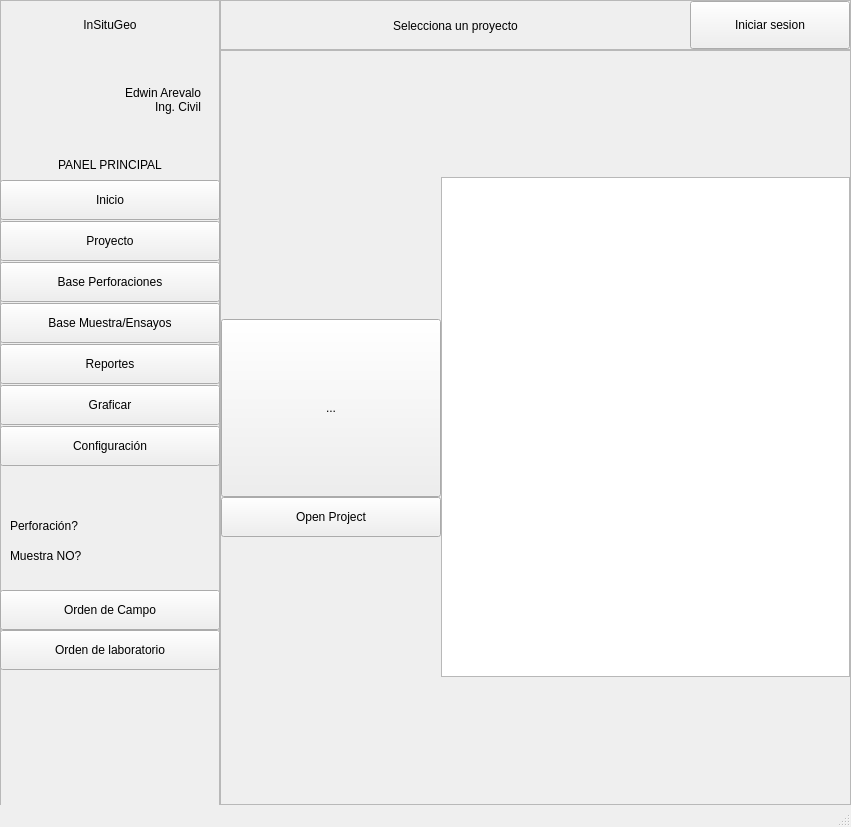
<?xml version="1.0" encoding="UTF-8"?>
<ui version="4.0">
 <class>MainWindow</class>
 <widget class="QMainWindow" name="MainWindow">
  <property name="geometry">
   <rect>
    <x>0</x>
    <y>0</y>
    <width>851</width>
    <height>827</height>
   </rect>
  </property>
  <property name="minimumSize">
   <size>
    <width>600</width>
    <height>600</height>
   </size>
  </property>
  <property name="windowTitle">
   <string>MainWindow</string>
  </property>
  <property name="styleSheet">
   <string notr="true"/>
  </property>
  <property name="iconSize">
   <size>
    <width>24</width>
    <height>24</height>
   </size>
  </property>
  <property name="toolButtonStyle">
   <enum>Qt::ToolButtonIconOnly</enum>
  </property>
  <widget class="QWidget" name="centralwidget">
   <layout class="QHBoxLayout" name="horizontalLayout">
    <property name="spacing">
     <number>0</number>
    </property>
    <property name="leftMargin">
     <number>0</number>
    </property>
    <property name="topMargin">
     <number>0</number>
    </property>
    <property name="rightMargin">
     <number>0</number>
    </property>
    <property name="bottomMargin">
     <number>0</number>
    </property>
    <item>
     <widget class="QFrame" name="frameBotones">
      <property name="sizePolicy">
       <sizepolicy hsizetype="Minimum" vsizetype="Minimum">
        <horstretch>0</horstretch>
        <verstretch>0</verstretch>
       </sizepolicy>
      </property>
      <property name="minimumSize">
       <size>
        <width>220</width>
        <height>900</height>
       </size>
      </property>
      <property name="maximumSize">
       <size>
        <width>220</width>
        <height>1200</height>
       </size>
      </property>
      <property name="frameShape">
       <enum>QFrame::StyledPanel</enum>
      </property>
      <property name="frameShadow">
       <enum>QFrame::Raised</enum>
      </property>
      <widget class="QLabel" name="labelInsitu">
       <property name="geometry">
        <rect>
         <x>0</x>
         <y>0</y>
         <width>220</width>
         <height>50</height>
        </rect>
       </property>
       <property name="text">
        <string>InSituGeo</string>
       </property>
       <property name="alignment">
        <set>Qt::AlignCenter</set>
       </property>
      </widget>
      <widget class="QLabel" name="labelPPrincipal">
       <property name="geometry">
        <rect>
         <x>0</x>
         <y>150</y>
         <width>220</width>
         <height>30</height>
        </rect>
       </property>
       <property name="text">
        <string>PANEL PRINCIPAL</string>
       </property>
       <property name="scaledContents">
        <bool>false</bool>
       </property>
       <property name="alignment">
        <set>Qt::AlignCenter</set>
       </property>
       <property name="wordWrap">
        <bool>false</bool>
       </property>
      </widget>
      <widget class="QLabel" name="labelUsuario">
       <property name="geometry">
        <rect>
         <x>0</x>
         <y>50</y>
         <width>201</width>
         <height>100</height>
        </rect>
       </property>
       <property name="text">
        <string>Edwin Arevalo
Ing. Civil</string>
       </property>
       <property name="alignment">
        <set>Qt::AlignRight|Qt::AlignTrailing|Qt::AlignVCenter</set>
       </property>
      </widget>
      <widget class="QToolButton" name="toolButtonInicio">
       <property name="enabled">
        <bool>true</bool>
       </property>
       <property name="geometry">
        <rect>
         <x>0</x>
         <y>180</y>
         <width>220</width>
         <height>40</height>
        </rect>
       </property>
       <property name="sizePolicy">
        <sizepolicy hsizetype="Maximum" vsizetype="Fixed">
         <horstretch>0</horstretch>
         <verstretch>0</verstretch>
        </sizepolicy>
       </property>
       <property name="text">
        <string>Inicio</string>
       </property>
       <property name="icon">
        <iconset>
         <normaloff>../Images/Icons/ICO_inicio.png</normaloff>../Images/Icons/ICO_inicio.png</iconset>
       </property>
       <property name="iconSize">
        <size>
         <width>26</width>
         <height>26</height>
        </size>
       </property>
       <property name="popupMode">
        <enum>QToolButton::DelayedPopup</enum>
       </property>
       <property name="toolButtonStyle">
        <enum>Qt::ToolButtonTextBesideIcon</enum>
       </property>
      </widget>
      <widget class="QToolButton" name="toolButtonProyecto">
       <property name="enabled">
        <bool>true</bool>
       </property>
       <property name="geometry">
        <rect>
         <x>0</x>
         <y>221</y>
         <width>220</width>
         <height>40</height>
        </rect>
       </property>
       <property name="sizePolicy">
        <sizepolicy hsizetype="Maximum" vsizetype="Fixed">
         <horstretch>0</horstretch>
         <verstretch>0</verstretch>
        </sizepolicy>
       </property>
       <property name="text">
        <string>Proyecto</string>
       </property>
       <property name="icon">
        <iconset>
         <normaloff>../Images/Icons/ICO_proyecto.png</normaloff>../Images/Icons/ICO_proyecto.png</iconset>
       </property>
       <property name="iconSize">
        <size>
         <width>24</width>
         <height>24</height>
        </size>
       </property>
       <property name="popupMode">
        <enum>QToolButton::DelayedPopup</enum>
       </property>
       <property name="toolButtonStyle">
        <enum>Qt::ToolButtonTextBesideIcon</enum>
       </property>
      </widget>
      <widget class="QToolButton" name="toolButtonOrdenCampo">
       <property name="enabled">
        <bool>true</bool>
       </property>
       <property name="geometry">
        <rect>
         <x>0</x>
         <y>590</y>
         <width>220</width>
         <height>40</height>
        </rect>
       </property>
       <property name="sizePolicy">
        <sizepolicy hsizetype="Maximum" vsizetype="Fixed">
         <horstretch>0</horstretch>
         <verstretch>0</verstretch>
        </sizepolicy>
       </property>
       <property name="layoutDirection">
        <enum>Qt::LeftToRight</enum>
       </property>
       <property name="text">
        <string notr="true">Orden de Campo</string>
       </property>
       <property name="icon">
        <iconset>
         <normaloff>../Images/Icons/ICO_ordenPerforacion2.png</normaloff>../Images/Icons/ICO_ordenPerforacion2.png</iconset>
       </property>
       <property name="iconSize">
        <size>
         <width>24</width>
         <height>24</height>
        </size>
       </property>
       <property name="popupMode">
        <enum>QToolButton::DelayedPopup</enum>
       </property>
       <property name="toolButtonStyle">
        <enum>Qt::ToolButtonTextBesideIcon</enum>
       </property>
      </widget>
      <widget class="QToolButton" name="toolButtonOrdenLab">
       <property name="enabled">
        <bool>true</bool>
       </property>
       <property name="geometry">
        <rect>
         <x>0</x>
         <y>630</y>
         <width>220</width>
         <height>40</height>
        </rect>
       </property>
       <property name="sizePolicy">
        <sizepolicy hsizetype="Maximum" vsizetype="Fixed">
         <horstretch>0</horstretch>
         <verstretch>0</verstretch>
        </sizepolicy>
       </property>
       <property name="layoutDirection">
        <enum>Qt::LeftToRight</enum>
       </property>
       <property name="text">
        <string notr="true">Orden de laboratorio</string>
       </property>
       <property name="icon">
        <iconset>
         <normaloff>../Images/Icons/ICO_ordenLaboratorio.png</normaloff>../Images/Icons/ICO_ordenLaboratorio.png</iconset>
       </property>
       <property name="iconSize">
        <size>
         <width>24</width>
         <height>24</height>
        </size>
       </property>
       <property name="popupMode">
        <enum>QToolButton::DelayedPopup</enum>
       </property>
       <property name="toolButtonStyle">
        <enum>Qt::ToolButtonTextBesideIcon</enum>
       </property>
      </widget>
      <widget class="QToolButton" name="toolButtonBDPerforaciones">
       <property name="enabled">
        <bool>true</bool>
       </property>
       <property name="geometry">
        <rect>
         <x>0</x>
         <y>262</y>
         <width>220</width>
         <height>40</height>
        </rect>
       </property>
       <property name="sizePolicy">
        <sizepolicy hsizetype="Maximum" vsizetype="Fixed">
         <horstretch>0</horstretch>
         <verstretch>0</verstretch>
        </sizepolicy>
       </property>
       <property name="layoutDirection">
        <enum>Qt::LeftToRight</enum>
       </property>
       <property name="text">
        <string notr="true">Base Perforaciones</string>
       </property>
       <property name="icon">
        <iconset>
         <normaloff>../Images/Icons/ICO_perforacion.png</normaloff>../Images/Icons/ICO_perforacion.png</iconset>
       </property>
       <property name="iconSize">
        <size>
         <width>24</width>
         <height>24</height>
        </size>
       </property>
       <property name="popupMode">
        <enum>QToolButton::DelayedPopup</enum>
       </property>
       <property name="toolButtonStyle">
        <enum>Qt::ToolButtonTextBesideIcon</enum>
       </property>
      </widget>
      <widget class="QToolButton" name="toolButtonBDEnsayos">
       <property name="enabled">
        <bool>true</bool>
       </property>
       <property name="geometry">
        <rect>
         <x>0</x>
         <y>303</y>
         <width>220</width>
         <height>40</height>
        </rect>
       </property>
       <property name="sizePolicy">
        <sizepolicy hsizetype="Maximum" vsizetype="Fixed">
         <horstretch>0</horstretch>
         <verstretch>0</verstretch>
        </sizepolicy>
       </property>
       <property name="layoutDirection">
        <enum>Qt::LeftToRight</enum>
       </property>
       <property name="text">
        <string notr="true">Base Muestra/Ensayos</string>
       </property>
       <property name="icon">
        <iconset>
         <normaloff>../Images/Icons/ICO_laboratorio.png</normaloff>../Images/Icons/ICO_laboratorio.png</iconset>
       </property>
       <property name="iconSize">
        <size>
         <width>24</width>
         <height>24</height>
        </size>
       </property>
       <property name="popupMode">
        <enum>QToolButton::DelayedPopup</enum>
       </property>
       <property name="toolButtonStyle">
        <enum>Qt::ToolButtonTextBesideIcon</enum>
       </property>
      </widget>
      <widget class="QToolButton" name="toolButtonReportes">
       <property name="enabled">
        <bool>true</bool>
       </property>
       <property name="geometry">
        <rect>
         <x>0</x>
         <y>344</y>
         <width>220</width>
         <height>40</height>
        </rect>
       </property>
       <property name="sizePolicy">
        <sizepolicy hsizetype="Maximum" vsizetype="Fixed">
         <horstretch>0</horstretch>
         <verstretch>0</verstretch>
        </sizepolicy>
       </property>
       <property name="layoutDirection">
        <enum>Qt::LeftToRight</enum>
       </property>
       <property name="text">
        <string notr="true">Reportes</string>
       </property>
       <property name="icon">
        <iconset>
         <normaloff>../Images/Icons/ICO_reporte.png</normaloff>../Images/Icons/ICO_reporte.png</iconset>
       </property>
       <property name="iconSize">
        <size>
         <width>24</width>
         <height>24</height>
        </size>
       </property>
       <property name="popupMode">
        <enum>QToolButton::DelayedPopup</enum>
       </property>
       <property name="toolButtonStyle">
        <enum>Qt::ToolButtonTextBesideIcon</enum>
       </property>
      </widget>
      <widget class="QToolButton" name="toolButtonGraficar">
       <property name="enabled">
        <bool>true</bool>
       </property>
       <property name="geometry">
        <rect>
         <x>0</x>
         <y>385</y>
         <width>220</width>
         <height>40</height>
        </rect>
       </property>
       <property name="sizePolicy">
        <sizepolicy hsizetype="Maximum" vsizetype="Fixed">
         <horstretch>0</horstretch>
         <verstretch>0</verstretch>
        </sizepolicy>
       </property>
       <property name="layoutDirection">
        <enum>Qt::LeftToRight</enum>
       </property>
       <property name="text">
        <string notr="true">Graficar</string>
       </property>
       <property name="icon">
        <iconset>
         <normaloff>../Images/Icons/ICO_graficar.png</normaloff>../Images/Icons/ICO_graficar.png</iconset>
       </property>
       <property name="iconSize">
        <size>
         <width>24</width>
         <height>24</height>
        </size>
       </property>
       <property name="popupMode">
        <enum>QToolButton::DelayedPopup</enum>
       </property>
       <property name="toolButtonStyle">
        <enum>Qt::ToolButtonTextBesideIcon</enum>
       </property>
      </widget>
      <widget class="QToolButton" name="toolButtonConfiguracion">
       <property name="enabled">
        <bool>true</bool>
       </property>
       <property name="geometry">
        <rect>
         <x>0</x>
         <y>426</y>
         <width>220</width>
         <height>40</height>
        </rect>
       </property>
       <property name="sizePolicy">
        <sizepolicy hsizetype="Maximum" vsizetype="Fixed">
         <horstretch>0</horstretch>
         <verstretch>0</verstretch>
        </sizepolicy>
       </property>
       <property name="layoutDirection">
        <enum>Qt::LeftToRight</enum>
       </property>
       <property name="text">
        <string notr="true">Configuración</string>
       </property>
       <property name="icon">
        <iconset>
         <normaloff>../Images/Icons/ICO_configurar.png</normaloff>../Images/Icons/ICO_configurar.png</iconset>
       </property>
       <property name="iconSize">
        <size>
         <width>24</width>
         <height>24</height>
        </size>
       </property>
       <property name="popupMode">
        <enum>QToolButton::DelayedPopup</enum>
       </property>
       <property name="toolButtonStyle">
        <enum>Qt::ToolButtonTextBesideIcon</enum>
       </property>
      </widget>
      <widget class="QLabel" name="labelPerforacion">
       <property name="geometry">
        <rect>
         <x>10</x>
         <y>500</y>
         <width>201</width>
         <height>51</height>
        </rect>
       </property>
       <property name="text">
        <string>Perforación?</string>
       </property>
      </widget>
      <widget class="QLabel" name="labelMuestra">
       <property name="geometry">
        <rect>
         <x>10</x>
         <y>540</y>
         <width>181</width>
         <height>31</height>
        </rect>
       </property>
       <property name="text">
        <string>Muestra NO?</string>
       </property>
      </widget>
     </widget>
    </item>
    <item>
     <layout class="QVBoxLayout" name="verticalLayoutModel">
      <property name="spacing">
       <number>0</number>
      </property>
      <item>
       <widget class="QFrame" name="frameProyecto">
        <property name="sizePolicy">
         <sizepolicy hsizetype="Minimum" vsizetype="Minimum">
          <horstretch>0</horstretch>
          <verstretch>0</verstretch>
         </sizepolicy>
        </property>
        <property name="minimumSize">
         <size>
          <width>0</width>
          <height>0</height>
         </size>
        </property>
        <property name="maximumSize">
         <size>
          <width>16777215</width>
          <height>50</height>
         </size>
        </property>
        <property name="frameShape">
         <enum>QFrame::StyledPanel</enum>
        </property>
        <property name="frameShadow">
         <enum>QFrame::Raised</enum>
        </property>
        <layout class="QHBoxLayout" name="horizontalLayout_3">
         <property name="spacing">
          <number>0</number>
         </property>
         <property name="leftMargin">
          <number>0</number>
         </property>
         <property name="topMargin">
          <number>0</number>
         </property>
         <property name="rightMargin">
          <number>0</number>
         </property>
         <property name="bottomMargin">
          <number>0</number>
         </property>
         <item>
          <layout class="QHBoxLayout" name="horizontalLayout_2">
           <property name="spacing">
            <number>0</number>
           </property>
           <item>
            <widget class="QLabel" name="labelProyecto">
             <property name="sizePolicy">
              <sizepolicy hsizetype="Preferred" vsizetype="Minimum">
               <horstretch>0</horstretch>
               <verstretch>0</verstretch>
              </sizepolicy>
             </property>
             <property name="minimumSize">
              <size>
               <width>0</width>
               <height>50</height>
              </size>
             </property>
             <property name="text">
              <string>Selecciona un proyecto</string>
             </property>
             <property name="alignment">
              <set>Qt::AlignCenter</set>
             </property>
            </widget>
           </item>
           <item>
            <widget class="QPushButton" name="pushButton_6">
             <property name="enabled">
              <bool>true</bool>
             </property>
             <property name="minimumSize">
              <size>
               <width>160</width>
               <height>40</height>
              </size>
             </property>
             <property name="maximumSize">
              <size>
               <width>160</width>
               <height>140</height>
              </size>
             </property>
             <property name="text">
              <string>Iniciar sesion</string>
             </property>
            </widget>
           </item>
          </layout>
         </item>
        </layout>
       </widget>
      </item>
      <item>
       <widget class="QFrame" name="frameInicio">
        <property name="frameShape">
         <enum>QFrame::StyledPanel</enum>
        </property>
        <property name="frameShadow">
         <enum>QFrame::Raised</enum>
        </property>
        <layout class="QHBoxLayout" name="horizontalLayout_4">
         <property name="spacing">
          <number>0</number>
         </property>
         <property name="leftMargin">
          <number>0</number>
         </property>
         <property name="topMargin">
          <number>0</number>
         </property>
         <property name="rightMargin">
          <number>0</number>
         </property>
         <property name="bottomMargin">
          <number>0</number>
         </property>
         <item>
          <layout class="QVBoxLayout" name="verticalLayout">
           <property name="spacing">
            <number>0</number>
           </property>
           <item>
            <spacer name="verticalSpacer_2">
             <property name="orientation">
              <enum>Qt::Vertical</enum>
             </property>
             <property name="sizeHint" stdset="0">
              <size>
               <width>20</width>
               <height>40</height>
              </size>
             </property>
            </spacer>
           </item>
           <item>
            <widget class="QToolButton" name="toolButtonStartProject">
             <property name="sizePolicy">
              <sizepolicy hsizetype="Minimum" vsizetype="Fixed">
               <horstretch>0</horstretch>
               <verstretch>0</verstretch>
              </sizepolicy>
             </property>
             <property name="minimumSize">
              <size>
               <width>220</width>
               <height>178</height>
              </size>
             </property>
             <property name="maximumSize">
              <size>
               <width>220</width>
               <height>178</height>
              </size>
             </property>
             <property name="text">
              <string>...</string>
             </property>
             <property name="icon">
              <iconset>
               <normaloff>../Images/Boton_2.PNG</normaloff>../Images/Boton_2.PNG</iconset>
             </property>
             <property name="iconSize">
              <size>
               <width>230</width>
               <height>230</height>
              </size>
             </property>
            </widget>
           </item>
           <item>
            <widget class="QToolButton" name="toolButtonOpenProject">
             <property name="enabled">
              <bool>true</bool>
             </property>
             <property name="sizePolicy">
              <sizepolicy hsizetype="Minimum" vsizetype="Fixed">
               <horstretch>0</horstretch>
               <verstretch>0</verstretch>
              </sizepolicy>
             </property>
             <property name="minimumSize">
              <size>
               <width>220</width>
               <height>40</height>
              </size>
             </property>
             <property name="maximumSize">
              <size>
               <width>220</width>
               <height>40</height>
              </size>
             </property>
             <property name="text">
              <string>Open Project</string>
             </property>
             <property name="icon">
              <iconset>
               <normaloff>../Images/Icons/ICO_carpeta.png</normaloff>../Images/Icons/ICO_carpeta.png</iconset>
             </property>
             <property name="iconSize">
              <size>
               <width>26</width>
               <height>26</height>
              </size>
             </property>
             <property name="popupMode">
              <enum>QToolButton::DelayedPopup</enum>
             </property>
             <property name="toolButtonStyle">
              <enum>Qt::ToolButtonTextBesideIcon</enum>
             </property>
            </widget>
           </item>
           <item>
            <spacer name="verticalSpacer">
             <property name="orientation">
              <enum>Qt::Vertical</enum>
             </property>
             <property name="sizeHint" stdset="0">
              <size>
               <width>20</width>
               <height>40</height>
              </size>
             </property>
            </spacer>
           </item>
          </layout>
         </item>
         <item>
          <widget class="QListWidget" name="listWidgetProyectos">
           <property name="maximumSize">
            <size>
             <width>1000</width>
             <height>500</height>
            </size>
           </property>
          </widget>
         </item>
        </layout>
       </widget>
      </item>
     </layout>
    </item>
   </layout>
  </widget>
  <widget class="QStatusBar" name="statusbar"/>
  <action name="actionSalir">
   <property name="text">
    <string>Salir</string>
   </property>
  </action>
 </widget>
 <resources/>
 <connections/>
</ui>
